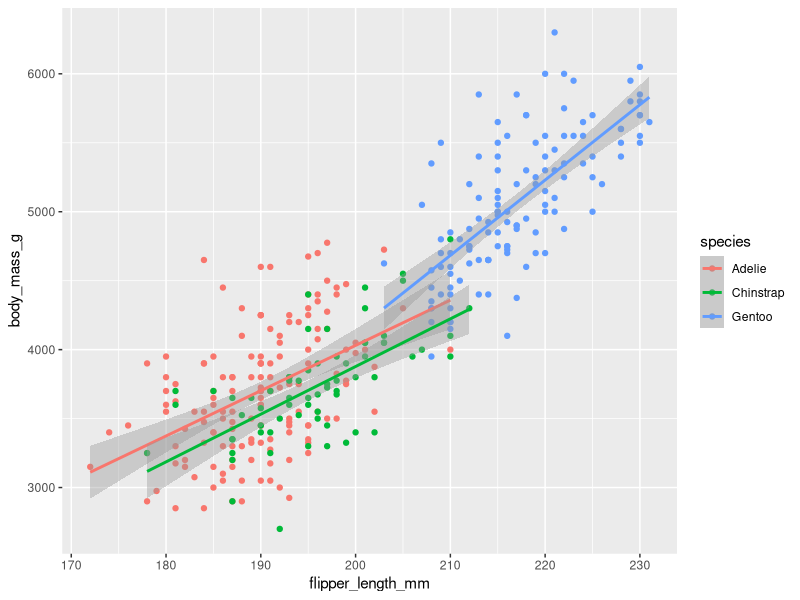

Write R code to recreate this figure.
## ---- chunk 1
library(tidyverse)
library(palmerpenguins)
library(ggthemes)
penguins
## ---- chunk 2

ggplot( 
  data = penguins, 
  mapping = aes(x = flipper_length_mm, 
                y = body_mass_g,
                color = species)
  ) +
    geom_point() +
#    expand_limits(x = c(min(penguins$flipper_length_mm),
#                 max(penguins$flipper_length_mm)), 
#                  y =(c(min(penguins$body_mass_g),  
#               max(penguins$body_mass_g))))
    geom_smooth(method = "lm")
penguins |> 
    
    filter ((is.na(flipper_length_mm))|(is.na(body_mass_g))) 
